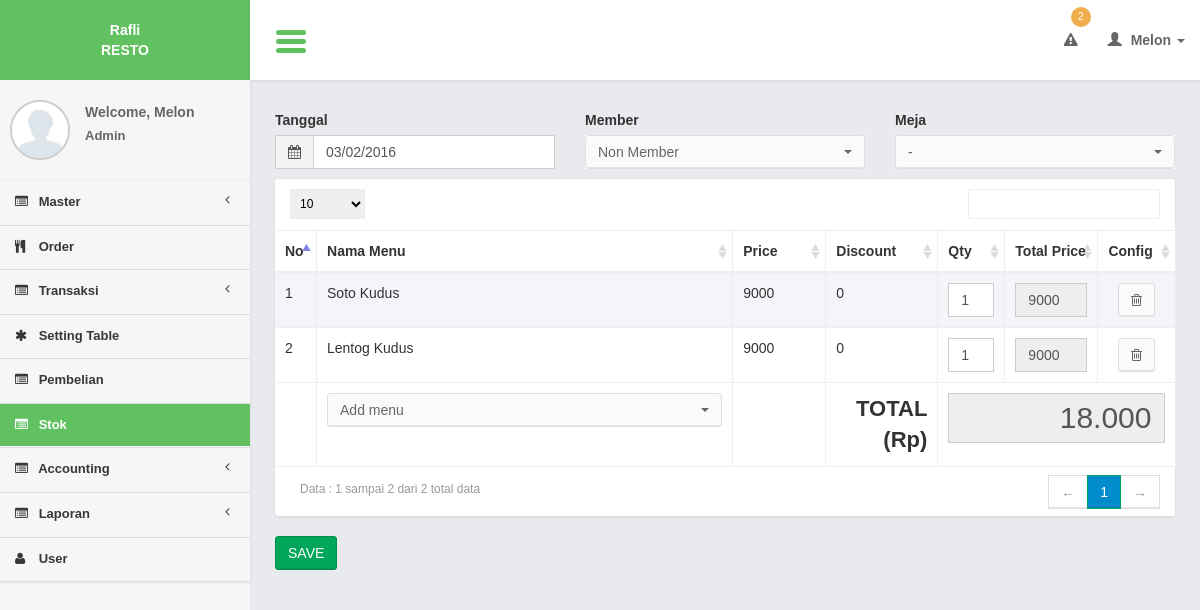
Page /controllers/transaction_new.php (signed in) on the committed database.
### tables this page shows
CREATE TABLE `tables` (
  `table_id` int(11) NOT NULL,
  `building_id` int(11) NOT NULL,
  `table_name` varchar(100) NOT NULL,
  `data_x` int(11) NOT NULL,
  `data_y` int(11) NOT NULL,
  `chair_number` int(11) NOT NULL,
  `table_status_id` int(11) NOT NULL,
  `tms_id` int(11) NOT NULL
);

CREATE TABLE `transaction_new_tmp` (
  `tnt_id` int(11) NOT NULL,
  `table_id` int(11) NOT NULL,
  `user_id` int(11) NOT NULL,
  `member_id` int(11) NOT NULL,
  `menu_id` int(11) NOT NULL,
  `tnt_price` int(11) NOT NULL,
  `tnt_discount` int(11) NOT NULL,
  `tnt_grand_price` int(11) NOT NULL,
  `tnt_qty` int(11) NOT NULL,
  `tnt_total` int(11) NOT NULL
);

CREATE TABLE `menus` (
  `menu_id` int(11) NOT NULL,
  `menu_type_id` int(11) NOT NULL,
  `menu_name` varchar(100) NOT NULL,
  `menu_original_price` int(11) NOT NULL,
  `menu_margin_price` int(11) NOT NULL,
  `menu_price` int(11) NOT NULL,
  `menu_img` text NOT NULL,
  `partner_id` int(11) NOT NULL,
  `out_time` varchar(10) NOT NULL
);

### lib/function.php (called while the page is built, shortened)
<?php
function get_header($title = ""){
	include '../views/layout/header.php';
}
function get_footer($query_find = 0){
	include '../views/layout/footer.php';
}
function format_date($date){
	if($date == "0000-00-00"){
		return "-";
	}else{
		$date = explode("-", $date);
		$new_date = $date[2]."/".$date[1]."/".$date[0];
		return $new_date;
	}
}
	?>

### models/transaction_new_model.php (called while the page is built, shortened)
<?php
function select_item(){
	 $query = mysql_query("select a.*, c.menu_name
							  from transaction_new_tmp a
							  join menus c on c.menu_id = a.menu_id
							  where user_id = '".$_SESSION['user_id']."'
							  order by tnt_id
							  ");
	return $query;
}
?>

### views/transaction_new/list.php (the view, shortened to what this page needs)
<section class="content">
            <div class="row">
            <div class="col-xs-4">
            <div class="form-group">
             <label>Tanggal </label>
             <div class="input-group">
                                            <div class="input-group-addon">
                                                <i class="fa fa-calendar"></i>
                                            </div>
                                            <input type="text" required class="form-control pull-right" id="date_picker1" name="i_date" value="<?= $date ?>"/>
                                        </div>
            </div>
            </div>
             <div class="col-xs-4">
             <div class="form-group">
                                         <label>Member </label>
                                        <select name="i_member_id" id="i_member_id"  class="selectpicker show-tick form-control" data-live-search="true" onChange="load_data(this.value)" >
                                        <option value="0">Non Member</option>
                                        </select>
                                      	</div>
            </div>
             <div class="col-xs-4">
             <div class="form-group">
                                         <label>Meja </label>
                                        <select name="i_table_id" id="i_table_id"  class="selectpicker show-tick form-control" data-live-search="true" onChange="load_data(this.value)" >
                                        <?php
                                        $query_table = mysql_query("select a.*, b.building_name
																	from tables a
																	left join buildings b on b.building_id = a.building_id
																	order by table_id
																	");
                                        while($row_table = mysql_fetch_array($query_table)){
                                        ?>
                                        <option value="<?= $row_table['table_id']?>" <?php if($row_table['table_id'] == $table_id){ ?> selected="selected"<?php }?>><?php
										if($row_table['table_id'] != 0){
											$building = " (".$row_table['building_name'].")";
										}else{
											$building= "";
										}
										echo $row_table['table_name'].$building; ?></option>
                                        <?php
                                        }
                                        ?>
                                        </select>
                                      	</div>
            </div>
            </div>
             <div class="row">
                        <div class="col-xs-12">
                            <div class="box">
                                    <table id="example1" class="table table-bordered table-striped">
                                        <thead>
                                            <tr>
                                            	<th width="5%">No</th>
                                                <th width="30%">Nama Menu</th>
												<th width="15%">Price</th>
                                                <th width="15%">Discount</th>
                                                  <th width="10%">Qty</th>
                                                  <th width="15%">Total Price</th>
                                                   <th width="10%">Config</th>
                                            </tr>
                                        </thead>
                                        <tbody>
                                         <?php
											 $total = 0;
                                           $no = 1;
										   while($row_item = mysql_fetch_array($query_item)){
                                            ?>
                                            <tr>
                                            	<td><?= $no?></td>
                                               <td><?= $row_item['menu_name']?></td>
                                               <td><?= $row_item['tnt_price']?></td>
                                               <td><?= $row_item['tnt_discount']?></td>
                                               <td>
                                             <input name="i_qty_<?php echo $row_item['tnt_id']?>" type="text" id="i_qty_<?php echo $row_item['tnt_id']?>" value="<?php echo $row_item['tnt_qty']?>"  class="form-control" onchange="edit_qty_<?php echo $row_item['tnt_id']?>(this.value)" />
                                             </td>
                                               <td><input name="i_total_<?php echo $row_item['tnt_id']?>" type="text" id="i_total_<?php echo $row_item['tnt_id']?>" value="<?php echo $row_item['tnt_total']?>" class="form-control"  readonly="readonly"/></td>
                                               <td style="text-align:center;">
                                                    <a href="javascript:void(0)" onclick="confirm_delete(<?= $row_item['tnt_id']; ?>,'transaction_new.php?page=delete_item&id=')" class="btn btn-default" ><i class="fa fa-trash-o"></i></a>
                                                </td>
                                            </tr>
                                            <?php
											$no++;
											$total = $total + $row_item['tnt_total'];
                                            }
											?>
                                        </tbody>
                                         <tfoot>
                                          <tr>
                                          <td></td>
                                          <td>     <select name="i_menu_id" id="i_menu_id"  class="selectpicker show-tick form-control" data-live-search="true" onchange="add_menu(this.value)" >
                                          <option value="0">Add menu</option>
                                        </select></td>
                                          <td></td>
                                            <td align="right" valign="middle" style="font-size:22px;"><strong>TOTAL (Rp)</strong></td>
                                           <td colspan="3" ><strong>
                                          <input name="i_total_transaction" type="text" id="i_total_transaction" value="<?php echo number_format($total, 0, ",", ".") ?>" class="form-control"  readonly="readonly" style="font-size:30px; height:50px; text-align:right;" />
                                           </strong>                                            </td>
                                           </tr>
                                         </tfoot>
                                    </table>
                   </div>
                             <a href="javascript: go_to_payment()"  class="btn btn-success" >SAVE</a>
                        </div>
                    </div>
</section>

### css/AdminLTE.css (style rules this page uses)
html { font-family: 'Source Sans Pro', sans-serif; -webkit-font-smoothing: antialiased; min-height: 100%; background: #E9EAED; }
body { font-family: 'Source Sans Pro', sans-serif; -webkit-font-smoothing: antialiased; min-height: 100%; }
a { color: #3c8dbc; }
.content { padding: 30px 10px; }
.table-striped > tbody > tr:nth-child(odd), .table-striped > tbody > tr:nth-child(odd) { background:#F3F5F9; }
.form-control { -webkit-border-radius: 0px !important; -moz-border-radius: 0px !important; border-radius: 0px !important; box-shadow: none; }
.input-group .input-group-addon { border-radius: 0; background-color: #f4f4f4; }
.box { position: relative; margin-bottom: 20px; -webkit-border-radius: 3px; -moz-border-radius: 3px; border-radius: 3px !important; width: 100%; background:#fff; box-shadow: 0 1px 3px rgba(0, 0, 0, 0.1); }
.btn { font-weight: 500; -webkit-border-radius: 3px; -moz-border-radius: 3px; border-radius: 3px; border: 1px solid transparent; -webkit-box-shadow: inset 0px -2px 0px 0px rgba(0, 0, 0, 0.09); -moz-box-shadow: inset 0px -2px 0px 0px rgba(0, 0, 0, 0.09); box-shadow: inset 0px -1px 0px 0px rgba(0, 0, 0, 0.09); }
.btn.btn-default { background-color: #fafafa; color: #666; border-color: #ddd; border-bottom-color: #ddd; }
.btn.btn-success { background-color: #00a65a; border-color: #008d4c; }

### css/tooltip/tooltip-classic.css (style rules this page uses)
html, body { margin:0; height:100%; }

### rows in the picture
tables: table_name "-"
transaction_new_tmp: menu.menu_name "Soto Kudus", tnt_price "9000", tnt_discount "0", tnt_id+tnt_qty "1", tnt_total "9000"
transaction_new_tmp: menu.menu_name "Lentog Kudus", tnt_price "9000", tnt_discount "0", tnt_qty "1", tnt_total "9000"

### other values in the picture
count_stock_limit() "2"
$user_data[0] "Melon"
$user_data[1] "Admin"
